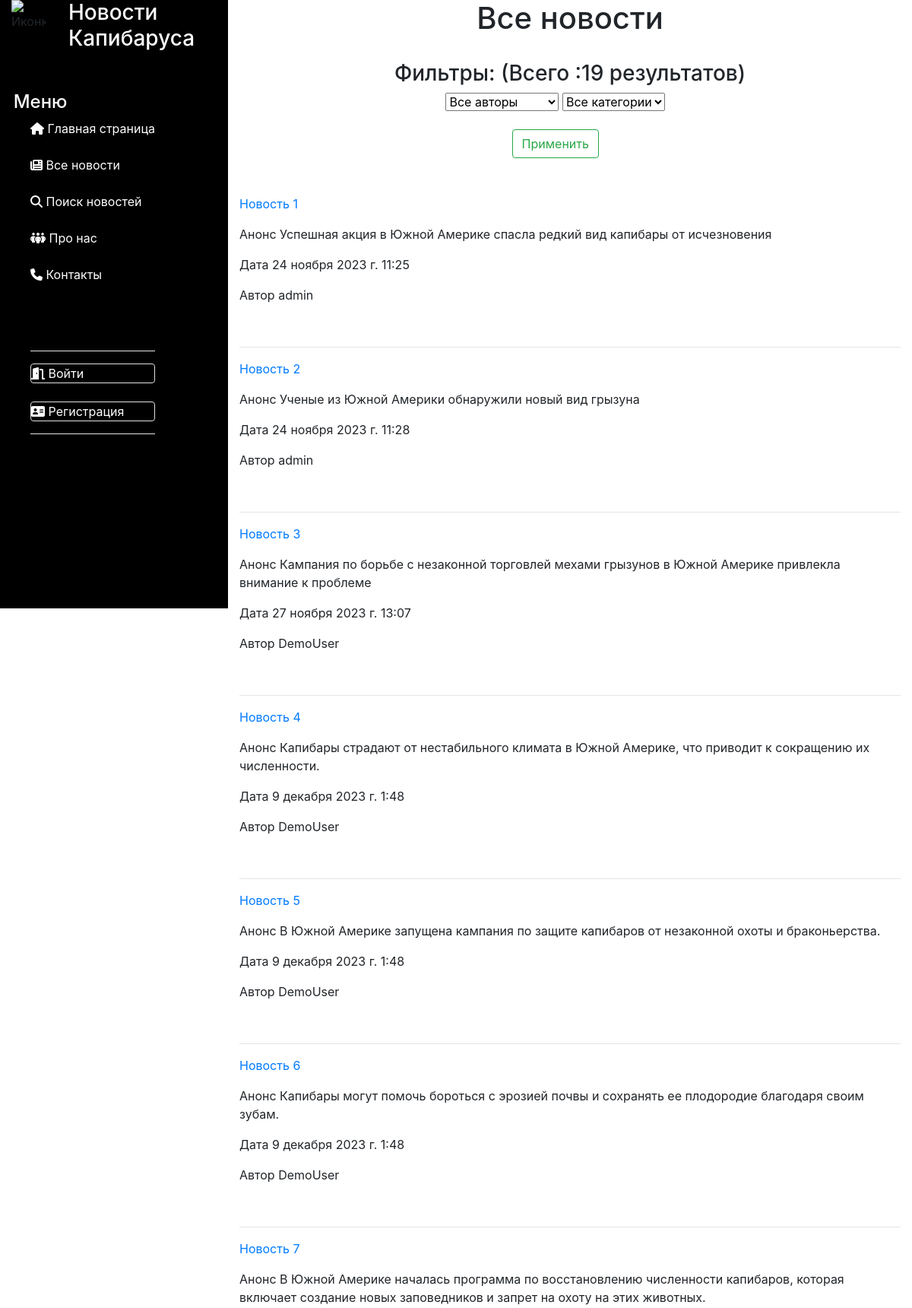
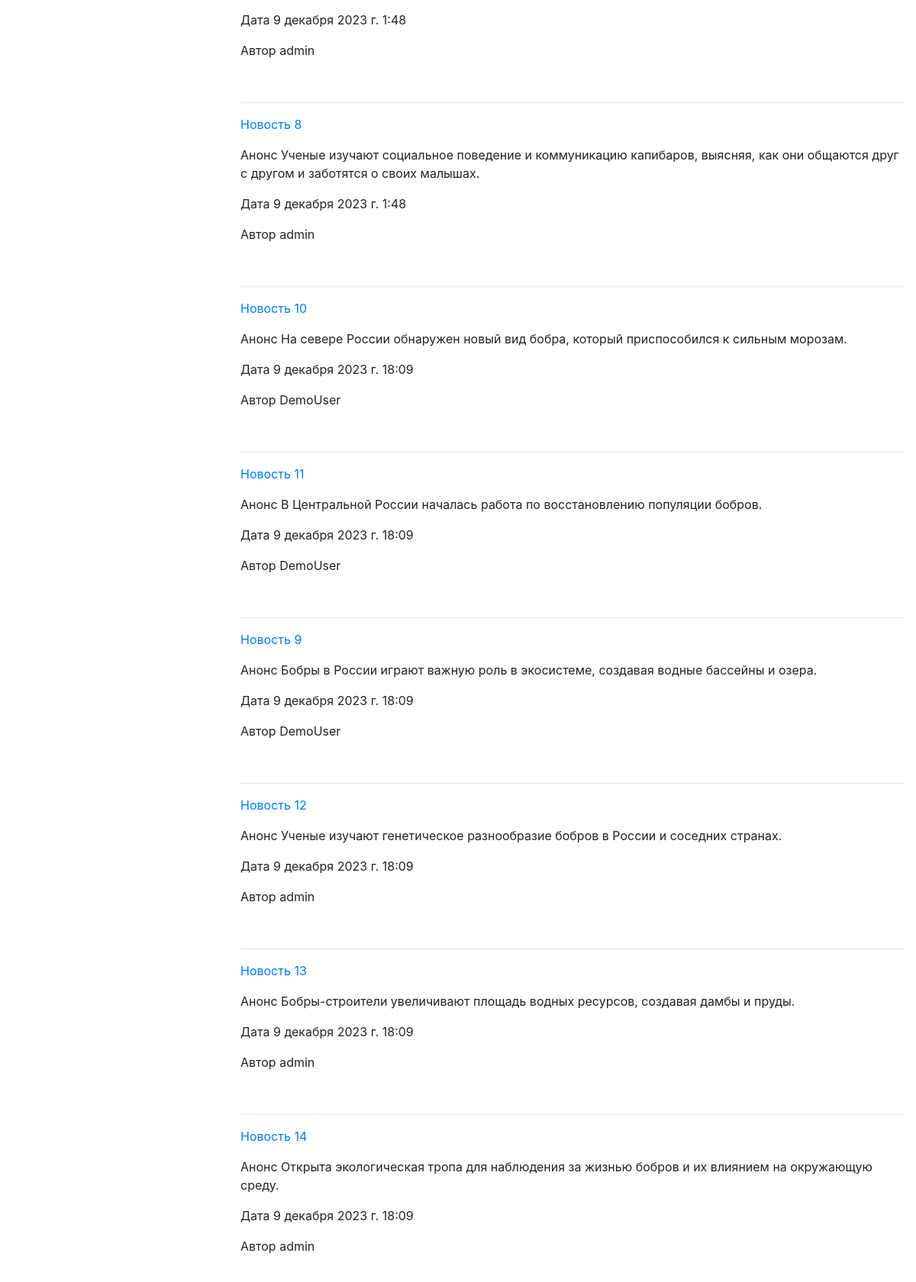
Page /news/ (upper part) on the committed database (2 pictures, top to bottom).
### news/models.py (models this page shows, shortened)
class Article(models.Model):
    categories = (('E', 'Economics'),
                  ('S', 'Science'),
                  ('IT', 'IT'))
    author = models.ForeignKey(User, on_delete=models.SET_NULL, null=True)
    title = models.CharField('Название', max_length=50, default='')
    anouncement = models.TextField('Аннотация', max_length=250)
    text = models.TextField('Текст новости')
    date = models.DateTimeField('Дата публикации', auto_created=True, default=datetime.datetime.now())
    category = models.CharField(choices=categories, max_length=20, verbose_name='Категории')
    tags = models.ManyToManyField(to=Tag, blank=True)
    def get_absolute_url(self):
        return f'/news/{self.id}'
    class Meta:
        ordering = ['title', 'date']
        verbose_name = 'Новость'
        verbose_name_plural = 'Новости'

### news/views.py (the view)
# urls.py: path('', views.news_list, name='news_list'),
def news_list(request):
    categories = Article.categories  # создали перечень категорий
    author_list = User.objects.all()  # создали перечень авторов
    if request.method == "POST":
        selected_author = int(request.POST.get('author_filter'))
        selected_category = int(request.POST.get('category_filter'))
        if selected_author == 0:  # выбраны все авторы
            news = Article.objects.all().order_by('date')
        else:
            news = Article.objects.filter(author=selected_author).order_by('date')
        if selected_category != 0:  # фильтруем найденные по авторам результаты по категориям
            news = news.filter(category__icontains=categories[selected_category - 1][0])
    else:  # если страница открывется впервые
        selected_author = 0
        selected_category = 0
        news = Article.objects.all().order_by('date')
    context = {'news': news, 'author_list': author_list, 'selected_author': selected_author,
               'categories': categories, 'selected_category': selected_category}
    return render(request, 'news/news_list.html', context)

### news/templates/news/news_list.html (shortened to what this page needs)
{% extends 'main/SideBar.html' %}
{% load static %}
{% block content %}
<h1 class="text-center">Все новости</h1>
<br>
<div class="text-center">
    <label><h3> Фильтры: (Всего :{{ news|length }} результатов) </h3>
        <form method="post">
            <div class="form-group col-11">
                <select class="form-select" name="author_filter">
                    <option value="0">Все авторы</option>
                </select>
                <select class="form-select" name="category_filter">
                    <option value="0">Все категории</option>
                </select>
                <br>
                <br>
                <input type="submit" class="btn btn-outline-success" value="Применить">
            </div>
        </form>
    </label>
</div>
<br>
{% for n in news %}
<div>
    <p><a href="{{n.get_absolute_url}}">{{ n.title }} </a></p>
    <p> Анонс {{ n.anouncement }}</p>
    <p> Дата {{ n.date }}</p>
    <p> Автор {{ n.author.username }}</p>
    <br>
    <hr>
</div>
{% endfor %}
{% endblock content %}

### main/static/main/css/style.css (style rules this page uses)
body { height: 100vh; }

### rows in the picture
Article: title "Новость 1", anouncement "Успешная акция в Южной Америке спасла редкий вид капибары от исчезновения", date "24 ноября 2023 г. 11:25", author.username "admin"
Article: title "Новость 2", anouncement "Ученые из Южной Америки обнаружили новый вид грызуна", date "24 ноября 2023 г. 11:28", author.username "admin"
Article: title "Новость 3", anouncement "Кампания по борьбе с незаконной торговлей мехами грызунов в Южной Америке привлекла внимание к проблеме", date "27 ноября 2023 г. 13:07", author.username "DemoUser"
Article: title "Новость 4", anouncement "Капибары страдают от нестабильного климата в Южной Америке, что приводит к сокращению их численности.", date "9 декабря 2023 г. 1:48", author.username "DemoUser"
Article: title "Новость 5", anouncement "В Южной Америке запущена кампания по защите капибаров от незаконной охоты и браконьерства.", date "9 декабря 2023 г. 1:48", author.username "DemoUser"
Article: title "Новость 6", anouncement "Капибары могут помочь бороться с эрозией почвы и сохранять ее плодородие благодаря своим зубам.", date "9 декабря 2023 г. 1:48", author.username "DemoUser"
Article: title "Новость 7", anouncement "В Южной Америке началась программа по восстановлению численности капибаров, которая включает создание новых заповедников и запрет на охоту на этих животных.", date "9 декабря 2023 г. 1:48", author.username "admin"
Article: title "Новость 8", anouncement "Ученые изучают социальное поведение и коммуникацию капибаров, выясняя, как они общаются друг с другом и заботятся о своих малышах.", date "9 декабря 2023 г. 1:48", author.username "admin"
Article: title "Новость 10", anouncement "На севере России обнаружен новый вид бобра, который приспособился к сильным морозам.", date "9 декабря 2023 г. 18:09", author.username "DemoUser"
Article: title "Новость 11", anouncement "В Центральной России началась работа по восстановлению популяции бобров.", date "9 декабря 2023 г. 18:09", author.username "DemoUser"
Article: title "Новость 9", anouncement "Бобры в России играют важную роль в экосистеме, создавая водные бассейны и озера.", date "9 декабря 2023 г. 18:09", author.username "DemoUser"
Article: title "Новость 12", anouncement "Ученые изучают генетическое разнообразие бобров в России и соседних странах.", date "9 декабря 2023 г. 18:09", author.username "admin"
Article: title "Новость 13", anouncement "Бобры-строители увеличивают площадь водных ресурсов, создавая дамбы и пруды.", date "9 декабря 2023 г. 18:09", author.username "admin"
Article: title "Новость 14", anouncement "Открыта экологическая тропа для наблюдения за жизнью бобров и их влиянием на окружающую среду.", date "9 декабря 2023 г. 18:09", author.username "admin"

### other values in the picture
{{ news|length }} "19"
